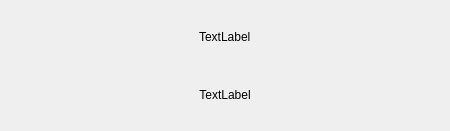
<?xml version="1.0" encoding="UTF-8"?>
<ui version="4.0">
 <class>DlgProgress</class>
 <widget class="QDialog" name="DlgProgress">
  <property name="windowModality">
   <enum>Qt::ApplicationModal</enum>
  </property>
  <property name="geometry">
   <rect>
    <x>0</x>
    <y>0</y>
    <width>450</width>
    <height>131</height>
   </rect>
  </property>
  <property name="windowTitle">
   <string>Dialog</string>
  </property>
  <layout class="QGridLayout" name="gridLayout">
   <item row="0" column="0">
    <spacer name="horizontalSpacer">
     <property name="orientation">
      <enum>Qt::Horizontal</enum>
     </property>
     <property name="sizeHint" stdset="0">
      <size>
       <width>40</width>
       <height>20</height>
      </size>
     </property>
    </spacer>
   </item>
   <item row="0" column="1">
    <widget class="QLabel" name="label">
     <property name="text">
      <string>TextLabel</string>
     </property>
    </widget>
   </item>
   <item row="0" column="2">
    <spacer name="horizontalSpacer_2">
     <property name="orientation">
      <enum>Qt::Horizontal</enum>
     </property>
     <property name="sizeHint" stdset="0">
      <size>
       <width>40</width>
       <height>20</height>
      </size>
     </property>
    </spacer>
   </item>
   <item row="1" column="1">
    <widget class="QLabel" name="lbTime">
     <property name="text">
      <string>TextLabel</string>
     </property>
     <property name="alignment">
      <set>Qt::AlignCenter</set>
     </property>
    </widget>
   </item>
  </layout>
 </widget>
 <resources/>
 <connections/>
</ui>
